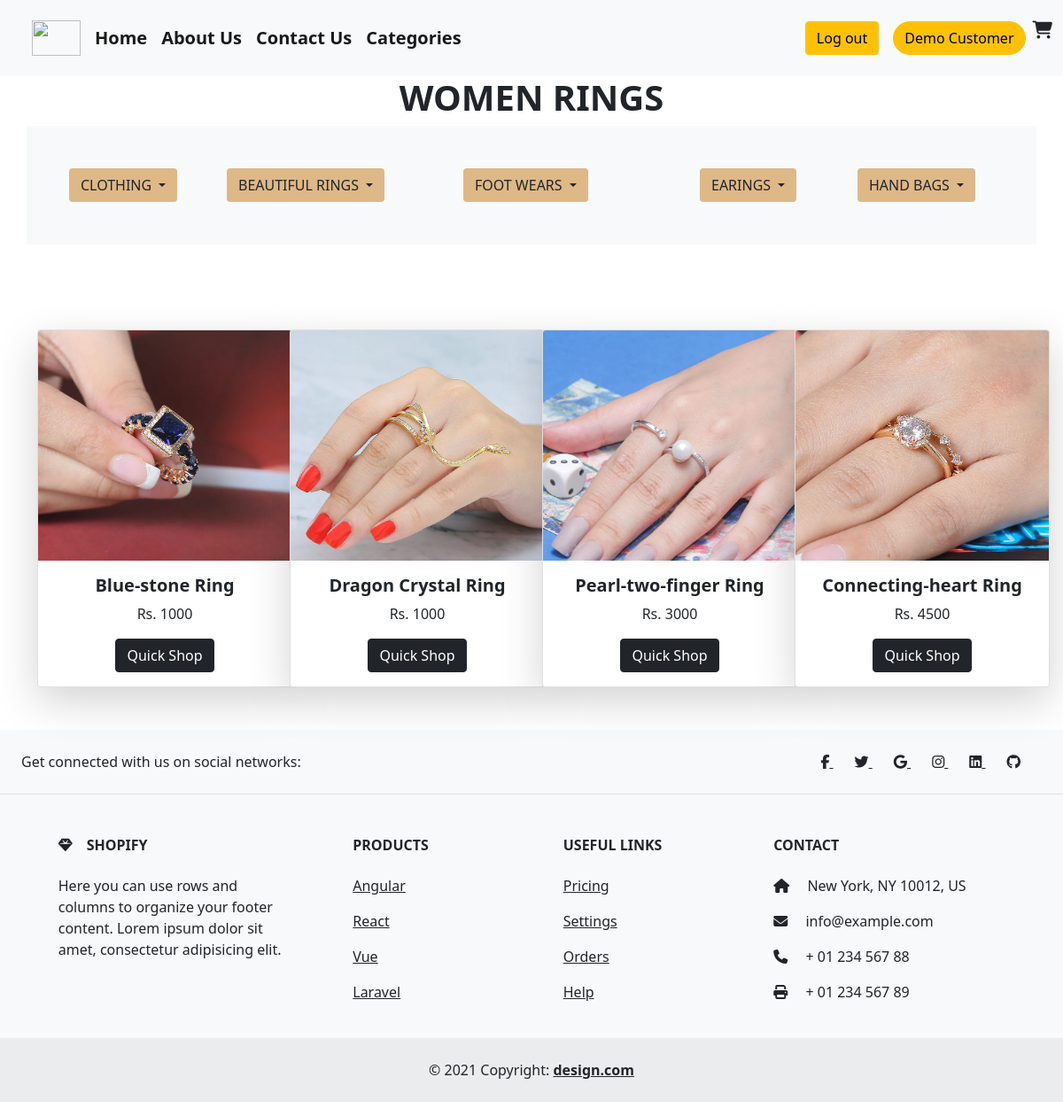
Screenshot of /w-rings.php (signed in) with the database file from the repository.
### tables this page shows
CREATE TABLE `w_details` (
  `id` int(255) NOT NULL AUTO_INCREMENT,
  `name` varchar(255) NOT NULL,
  `description` varchar(255) NOT NULL,
  `dead` varchar(255) NOT NULL,
  `sale` varchar(255) NOT NULL,
  `total` varchar(255) NOT NULL,
  `category` varchar(255) NOT NULL,
  `sub-category` varchar(255) NOT NULL,
  `image` varchar(255) NOT NULL,
  PRIMARY KEY (`id`)
);

### helpers.php (called while the page is built, shortened)
<?php
if (!function_exists('esc')) {
    function e($value)
    {
        return htmlspecialchars((string) $value, ENT_QUOTES, 'UTF-8');
    }
}

### w-rings.php (the view, shortened to what this page needs)
<?php require_once __DIR__ . '/helpers.php'; ?>
<?php
if (!isset($_SESSION['aid'])) {
    header('location:loginn.php'); exit;
} else {
    $name = $_SESSION['name'];
}
?>
<!DOCTYPE html>
<html lang="en">
<head>
  <link href="https://cdn.jsdelivr.net/npm/bootstrap@5.0.2/dist/css/bootstrap.min.css" rel="stylesheet">
  <link rel="stylesheet" href="https://cdnjs.cloudflare.com/ajax/libs/font-awesome/6.4.2/css/all.min.css">
</head>
<body>
  <nav class="navbar navbar-expand-lg navbar-light bg-light">
    <div class="container-fluid fw-bold">
      <a class="navbar-brand ms-4 rounded-circle" href="#"> <img src="./shopping-cart.png" alt="" height="40px" width="55px"></a>
      <div class="collapse navbar-collapse" id="navbarSupportedContent">
        <ul class="navbar-nav me-auto mb-2 mb-lg-0">
          <li class="nav-item">
            <a class="navbar-brand" href="./index1.php">Home</a>
          </li>
          <li class="nav-item">
            <a class="navbar-brand" href="./about1.php">About Us</a>
          </li>
          <li class="nav-item">
            <a class="navbar-brand" href="./contect1.php">Contact Us</a>
          </li>
          <li class="nav-item">
            <a class="navbar-brand" href="./categories1.php">Categories</a>
          </li>
        </ul>
        <ul style="list-style-type: none;" class="mt-3">
          <li class="nav-item">
            <a class="navbar-brand" href="./logout.php"><button class="btn btn-warning">Log out</button></a>
          </li>
        </ul>
        <form class="d-flex">
        <button class="btn btn-warning rounded-pill me-2"><?php echo e($name); ?></button>
          <i class="fa fa-cart-shopping fs-5"></i>
        </form>
      </div>
    </div>
  </nav>
  <div class="container">
    <div class="row">
      <div class="col-lg-12 col-md-12">
        <h1 class="text-center fw-bold">WOMEN RINGS</h1>
      </div>
    </div>
  </div>
  <div class="container bg-light p-5">
    <div class="dropdwn row">
      <div class=" arrival col-lg-2 col-md-4">
        <div class="dropdown">
          <button class="btn dropdown-toggle" type="button" id="dropdownMenuButton1" data-bs-toggle="dropdown" aria-expanded="false" style="background-color:burlywood;">
            CLOTHING
          </button>
        </div>
      </div>
      <div class="drp-boys col-lg-3 col-md-4">
        <div class="dropdown">
          <button class="btn dropdown-toggle" type="button" id="dropdownMenuButton1" data-bs-toggle="dropdown" aria-expanded="false" style="background-color:burlywood;">
            BEAUTIFUL RINGS
          </button>
        </div>
      </div>
      <div class="toddler-kids col-lg-3 col-md-4">
        <div class="dropdown">
          <button class="btn dropdown-toggle" type="button" id="dropdownMenuButton1" data-bs-toggle="dropdown" aria-expanded="false" style="background-color:burlywood;">
            FOOT WEARS
          </button>
        </div>
      </div>
      <div class="drp-girls col-lg-2 col-md-4">
        <div class="dropdown">
          <button class="btn dropdown-toggle" type="button" id="dropdownMenuButton1" data-bs-toggle="dropdown" aria-expanded="false" style="background-color:burlywood;">
            EARINGS
          </button>
        </div>
      </div>
      <div class="eastren col-lg-2 col-md-4">
        <div class="dropdown">
          <button class="btn dropdown-toggle" type="button" id="dropdownMenuButton1" data-bs-toggle="dropdown" aria-expanded="false" style="background-color:burlywood;">
            HAND BAGS
          </button>
        </div>
      </div>
    </div>
  </div>
  <div class="container mt-5">
    <div class="row">
      <?php
      include './conn.php';
      $select = "SELECT * FROM `w_details` WHERE `category` = 'ring'";
      $query = mysqli_query($conn, $select);
      while ($result = mysqli_fetch_array($query)) {
      ?>
        <div class="col-lg-3 col-md-6 text-center mt-5">
          <div class="card shadow-lg" style="width: 18rem;">
            <img src="./admin/upload/<?php echo e($result['image']); ?>" class="card-img-top" alt="...">
            <div class="card-body">
              <h5 class="card-title fw-bold"><?php echo e($result['name'])?></h5>
              <p class="card-text"> Rs. <?php echo e($result['sale'])?></p>
              <a href="add-to-cart1.php?id=<?php echo e($result['id']); ?>" class="btn btn-dark">Quick Shop</a>
            </div>
          </div>
        </div>
      <?php
      }
      ?>
    </div>
  </div>
  <footer class="text-center text-lg-start bg-light text-dark mb-3 mt-5">
    <section class="d-flex justify-content-center justify-content-lg-between p-4 border-bottom">
      <div class="me-5 d-none d-lg-block">
        <span>Get connected with us on social networks:</span>
      </div>
      <div>
        <a href="" class="me-4 text-reset">
          <i class="fab fa-facebook-f"></i>
        </a>
        <a href="" class="me-4 text-reset">
          <i class="fab fa-twitter"></i>
        </a>
        <a href="" class="me-4 text-reset">
          <i class="fab fa-google"></i>
        </a>
        <a href="" class="me-4 text-reset">
          <i class="fab fa-instagram"></i>
        </a>
        <a href="" class="me-4 text-reset">
          <i class="fab fa-linkedin"></i>
        </a>
        <a href="" class="me-4 text-reset">
          <i class="fab fa-github"></i>
        </a>
      </div>
    </section>
    <section class="">
      <div class="container text-center text-md-start mt-5">
        <div class="row mt-3">
          <div class="col-md-3 col-lg-4 col-xl-3 mx-auto mb-4">
            <h6 class="text-uppercase fw-bold mb-4">
              <i class="fas fa-gem me-3"></i>Shopify
            </h6>
            <p>
              Here you can use rows and columns to organize your footer content. Lorem ipsum
              dolor sit amet, consectetur adipisicing elit.
            </p>
          </div>
          <div class="col-md-2 col-lg-2 col-xl-2 mx-auto mb-4">
            <h6 class="text-uppercase fw-bold mb-4">
              Products
            </h6>
            <p>
              <a href="#!" class="text-reset">Angular</a>
            </p>
            <p>
              <a href="#!" class="text-reset">React</a>
            </p>
            <p>
              <a href="#!" class="text-reset">Vue</a>
            </p>
            <p>
              <a href="#!" class="text-reset">Laravel</a>
            </p>
          </div>
          <div class="col-md-3 col-lg-2 col-xl-2 mx-auto mb-4">
            <h6 class="text-uppercase fw-bold mb-4">
              Useful links
            </h6>
            <p>
              <a href="#!" class="text-reset">Pricing</a>
            </p>
            <p>
              <a href="#!" class="text-reset">Settings</a>
            </p>
            <p>
              <a href="#!" class="text-reset">Orders</a>
            </p>
            <p>
              <a href="#!" class="text-reset">Help</a>
            </p>
          </div>
          <div class="col-md-4 col-lg-3 col-xl-3 mx-auto mb-md-0 mb-4">
            <h6 class="text-uppercase fw-bold mb-4">Contact</h6>
            <p><i class="fas fa-home me-3"></i> New York, NY 10012, US</p>
            <p>
              <i class="fas fa-envelope me-3"></i>
              info@example.com
            </p>
            <p><i class="fas fa-phone me-3"></i> + 01 234 567 88</p>
            <p><i class="fas fa-print me-3"></i> + 01 234 567 89</p>
          </div>
        </div>
      </div>
    </section>
    <div class="text-center p-4" style="background-color: rgba(0, 0, 0, 0.05);">
      © 2021 Copyright:
      <a class="text-reset fw-bold" href="">design.com</a>
    </div>
  </footer>
</body>
</html>

### rows the page displays
w_details: image (picture), name "Blue-stone Ring", sale "1000"
w_details: image (picture), name "Dragon Crystal Ring", sale "1000"
w_details: image (picture), name "Pearl-two-finger Ring", sale "3000"
w_details: image (picture), name "Connecting-heart Ring", sale "4500"

### other values shown
$name "Demo Customer"
